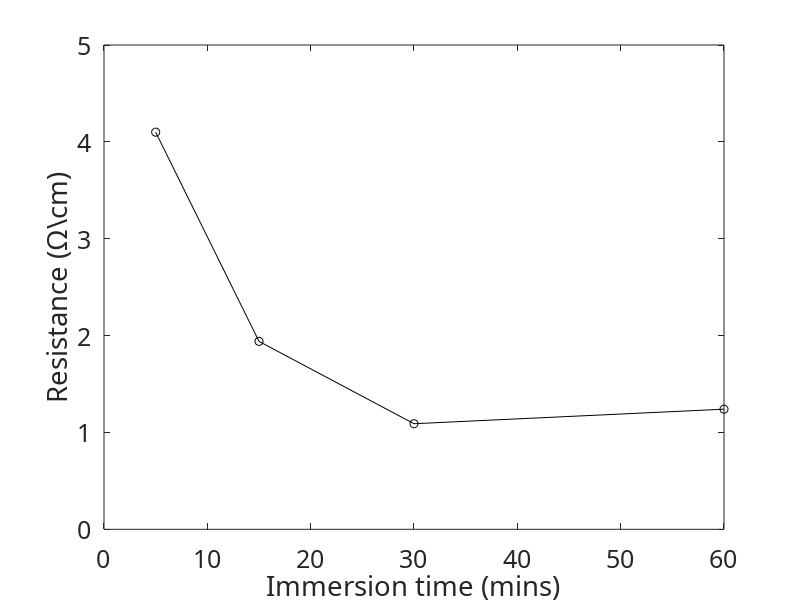

Source code (MATLAB):
x = [5, 15, 30, 60];
y = [4.1 1.94 1.09 1.24];

plot(x,y,'k-o');
axis([0 60 0 5]);

xlabel('Immersion time (mins)','Fontsize',24);
ylabel('Resistance (\Omega\\cm)','Fontsize',24);
set(gca,'Fontname','CMU bright','Fontsize',18);
grid off;